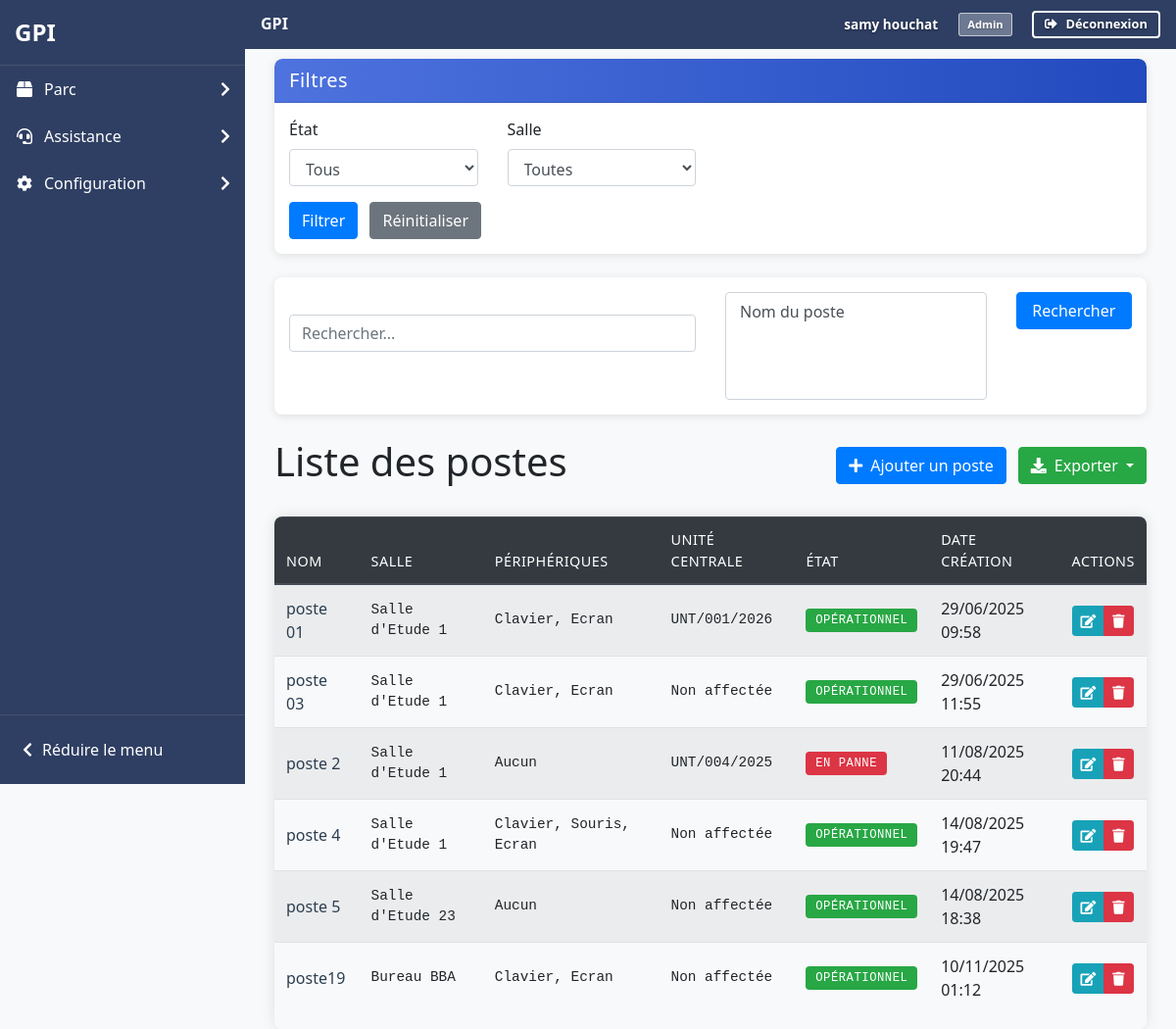
Before: /pages/common/gestion_poste.php (signed in) with the older database file.
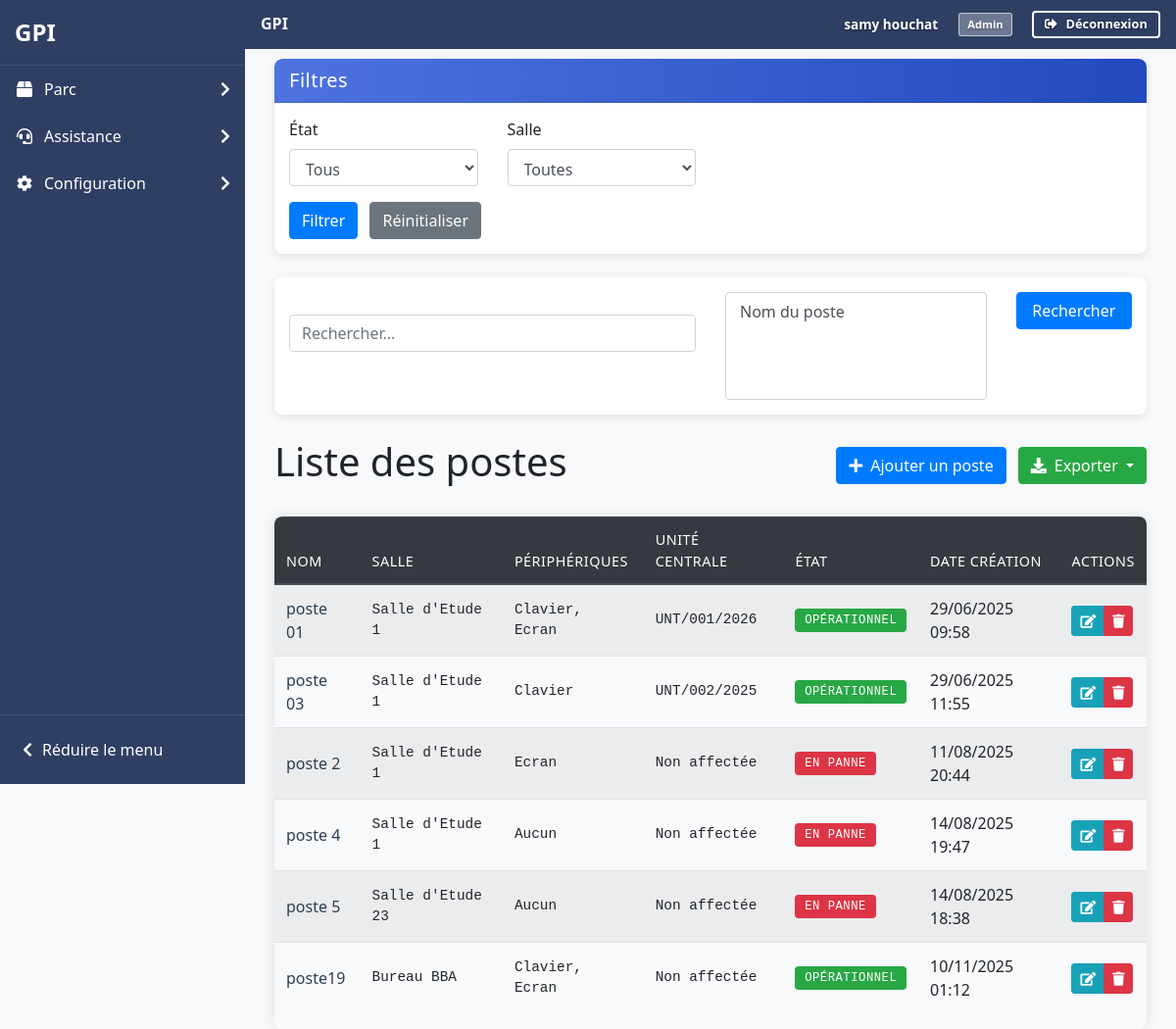
After: the same page with the newer database file.
### tables this page shows
CREATE TABLE IF NOT EXISTS `poste` (
  `id_poste` int NOT NULL AUTO_INCREMENT,
  `nom_poste` varchar(255) NOT NULL,
  `id_salle` int UNSIGNED NOT NULL,
  `date_creation` datetime DEFAULT CURRENT_TIMESTAMP,
  `etat` enum('opérationnel','en_panne') NOT NULL DEFAULT 'opérationnel',
  PRIMARY KEY (`id_poste`),
  UNIQUE KEY `unique_nom_poste_par_salle` (`nom_poste`,`id_salle`),
  KEY `id_salle` (`id_salle`)
);

CREATE TABLE IF NOT EXISTS `salles` (
  `id_salle` int UNSIGNED NOT NULL AUTO_INCREMENT,
  `nom_salle` varchar(50) NOT NULL,
  `etage` enum('2','3') NOT NULL,
  `groupe` enum('Administratif','Etude','Cisco') NOT NULL,
  PRIMARY KEY (`id_salle`),
  UNIQUE KEY `unique_salle_etage` (`nom_salle`,`etage`)
);

### pages/common/gestion_poste.php (the view, shortened to what this page needs)
<?php
require_once '../../includes/functions.php';
require_once '../../includes/filters.php';
try {
    $pdo = connectDB();
    $search = isset($_GET['search']) && $_GET['search'] !== '' ? $_GET['search'] : null;
    $searchColumns = [
        'nom_poste' => 'Nom du poste'
    ];
    echo getFilterForm('poste', $_GET);
    echo getSearchForm($search, $searchColumns);
    $sql = "SELECT
        p.*,
        s.nom_salle,
        GROUP_CONCAT(DISTINCT periph.type SEPARATOR ', ') AS peripheriques,
        u.numero_inventaire AS unite
    FROM poste p
    JOIN salles s ON p.id_salle = s.id_salle
    LEFT JOIN poste_peripherique pp ON p.id_poste = pp.id_poste
    LEFT JOIN peripherique periph ON pp.id_peripherique = periph.id_peripherique AND periph.supprime_le IS NULL
    LEFT JOIN poste_unite pu ON p.id_poste = pu.id_poste
    LEFT JOIN unite u ON pu.id_unite = u.id_unite AND u.supprime_le IS NULL
    WHERE 1";
    $params = [];
    $sql .= " GROUP BY p.id_poste ORDER BY p.nom_poste";
    $stmt = $pdo->prepare($sql);
    $stmt->execute($params);
    $postes = $stmt->fetchAll();
?>
<div class="d-flex justify-content-between align-items-center mb-4">
    <h1>Liste des postes</h1>
    <div>
        <a href="../../includes/gestion.php?action=ajouter_poste" class="btn btn-primary mr-2">
            <i class="fas fa-plus mr-2"></i>Ajouter un poste
        </a>
        <div class="dropdown d-inline-block">
            <button class="btn btn-success dropdown-toggle" type="button" id="exportDropdown" data-bs-toggle="dropdown" aria-expanded="false">
                <i class="fas fa-download mr-2"></i>Exporter
            </button>
        </div>
    </div>
</div>
<?php
    if (count($postes) > 0) {
?>
        <div class="table-responsive">
            <table class="table table-striped table-hover">
                <thead class="thead-dark">
                    <tr>
                        <th>Nom</th>
                        <th>Salle</th>
                        <th>Périphériques</th>
                        <th>Unité centrale</th>
                        <th>État</th>
                        <th>Date création</th>
                        <th>Actions</th>
                    </tr>
                </thead>
                <tbody>
<?php
        foreach ($postes as $poste) {
?>
                    <tr>
                        <td><?php echo htmlspecialchars($poste['nom_poste']); ?></td>
                        <td><?php echo htmlspecialchars($poste['nom_salle']); ?></td>
                        <td><?php echo ($poste['peripheriques'] ? htmlspecialchars($poste['peripheriques']) : 'Aucun'); ?></td>
                        <td><?php echo ($poste['unite'] ? htmlspecialchars($poste['unite']) : 'Non affectée'); ?></td>
                        <td>
                            <?php if ($poste['etat'] === 'opérationnel'): ?>
                                <span class="badge badge-success">Opérationnel</span>
                            <?php else: ?>
                                <span class="badge badge-danger">En panne</span>
                            <?php endif; ?>
                        </td>
                        <td><?php echo date('d/m/Y H:i', strtotime($poste['date_creation'])); ?></td>
                        <td>
                            <div class="btn-group" role="group">
                                <a href="../../includes/gestion.php?action=modifier_poste&id=<?php echo $poste['id_poste']; ?>" class="btn btn-info btn-sm"><i class="fas fa-edit"></i></a>
                                <a href="../../includes/gestion.php?action=supprimer_poste&id=<?php echo $poste['id_poste']; ?>" onclick="return confirm('Êtes-vous sûr ?')" class="btn btn-danger btn-sm"><i class="fas fa-trash"></i></a>
                            </div>
                        </td>
                    </tr>
<?php
        }
?>
                </tbody>
            </table>
        </div>
<?php
    } else {
?>
        <div class="alert alert-info">Aucun poste trouvé</div>
<?php
    }
} catch (PDOException $e) {
?>
    <div class="alert alert-danger">Erreur : <?php echo htmlspecialchars($e->getMessage()); ?></div>
<?php
}
?>

Changed rows visible on the page:
shown differently, row unchanged: poste "poste 03": peripheriques "Clavier, Ecran" → "Clavier"; unite (not shown) → "UNT/002/2025"; no longer shows "Non affectée"
shown differently, row unchanged: poste "poste 2": peripheriques (not shown) → "Ecran"; unite "UNT/004/2025" → (not shown); text "Aucun" → "Non affectée"
changed poste "poste 4": peripheriques "Clavier, Souris, Ecran" → (not shown); now shows "Aucun"; etat "OPÉRATIONNEL" → "EN PANNE"
changed poste "poste 5": etat "OPÉRATIONNEL" → "EN PANNE"
